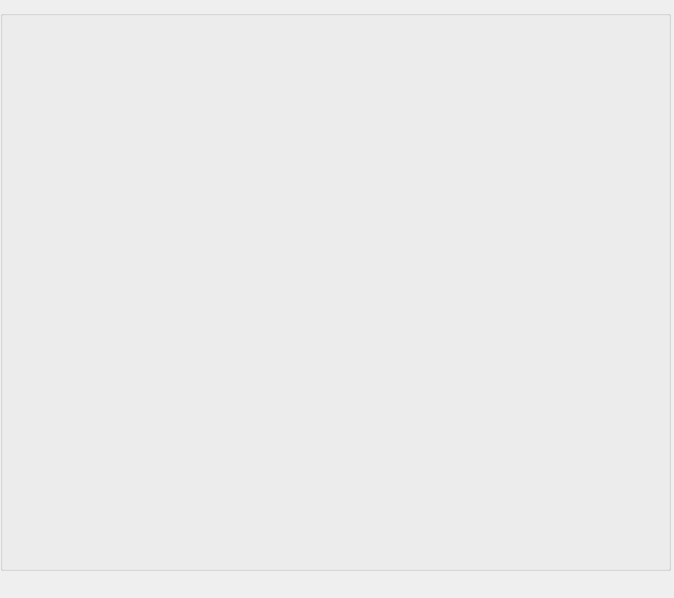
<?xml version="1.0" encoding="UTF-8"?>
<ui version="4.0">
 <class>Widget</class>
 <widget class="QWidget" name="Widget">
  <property name="geometry">
   <rect>
    <x>0</x>
    <y>0</y>
    <width>674</width>
    <height>598</height>
   </rect>
  </property>
  <property name="windowTitle">
   <string>Widget</string>
  </property>
  <widget class="QGroupBox" name="groupBox">
   <property name="geometry">
    <rect>
     <x>0</x>
     <y>10</y>
     <width>671</width>
     <height>561</height>
    </rect>
   </property>
   <property name="title">
    <string/>
   </property>
  </widget>
 </widget>
 <layoutdefault spacing="6" margin="11"/>
 <resources/>
 <connections/>
</ui>
